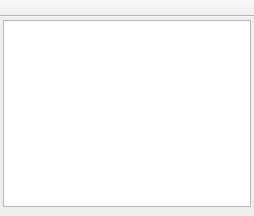
<?xml version="1.0" encoding="UTF-8"?>
<ui version="4.0">
 <class>ButtonManager</class>
 <widget class="QMainWindow" name="ButtonManager">
  <property name="geometry">
   <rect>
    <x>0</x>
    <y>0</y>
    <width>254</width>
    <height>216</height>
   </rect>
  </property>
  <property name="windowTitle">
   <string>Duchar Button Manager</string>
  </property>
  <property name="windowIcon">
   <iconset resource="resources.qrc">
    <normaloff>:/icons/add</normaloff>:/icons/add</iconset>
  </property>
  <widget class="QWidget" name="centralwidget">
   <layout class="QVBoxLayout" name="verticalLayout">
    <property name="spacing">
     <number>3</number>
    </property>
    <property name="leftMargin">
     <number>3</number>
    </property>
    <property name="topMargin">
     <number>3</number>
    </property>
    <property name="rightMargin">
     <number>3</number>
    </property>
    <item>
     <widget class="QListWidget" name="buttonList"/>
    </item>
   </layout>
  </widget>
  <widget class="QToolBar" name="toolBar">
   <property name="windowTitle">
    <string>toolBar</string>
   </property>
   <property name="movable">
    <bool>false</bool>
   </property>
   <property name="iconSize">
    <size>
     <width>15</width>
     <height>15</height>
    </size>
   </property>
   <attribute name="toolBarArea">
    <enum>TopToolBarArea</enum>
   </attribute>
   <attribute name="toolBarBreak">
    <bool>false</bool>
   </attribute>
  </widget>
  <action name="actionQuit">
   <property name="icon">
    <iconset resource="resources.qrc">
     <normaloff>:/icons/close</normaloff>:/icons/close</iconset>
   </property>
   <property name="text">
    <string>Close</string>
   </property>
   <property name="toolTip">
    <string>Close</string>
   </property>
  </action>
  <action name="actionUp">
   <property name="text">
    <string>Up</string>
   </property>
  </action>
  <action name="actionDown">
   <property name="text">
    <string>Down</string>
   </property>
  </action>
  <action name="actionRemove">
   <property name="text">
    <string>Remove</string>
   </property>
  </action>
 </widget>
 <resources>
  <include location="resources.qrc"/>
 </resources>
 <connections/>
</ui>
